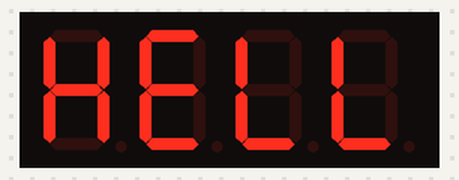
This program was run on a simulated Raspberry Pi (BCM pin numbers). Parts: 4-digit seven-segment display. At 10.0 s the program stops and its outputs stay as they are.

Above: at 0.1 s.
At 2.1 s:
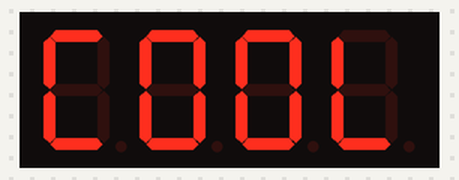
At 4.1 s:
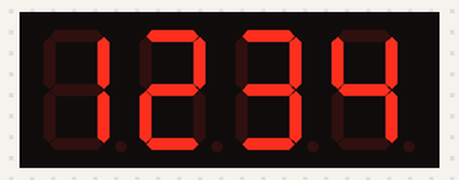
At 6.1 s:
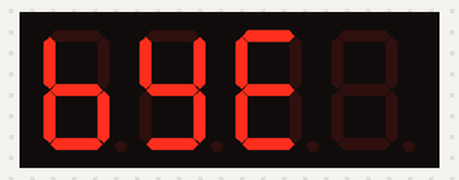
At 8.1 s:
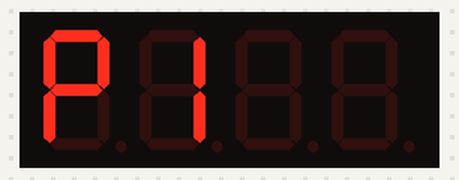

The program:

7segment_text.py
```python
import tm1637
from time import sleep

# Initialize the TM1637 display
# CLK -> GPIO 5, DIO -> GPIO 6
display = tm1637.TM1637(clk=5, dio=6)

# Example text to display
text_to_display = ["HELLO", "COOL", "1234", "BYE", "Pi"]


for text in text_to_display:
    display.show("    ")
    display.show(text)  # Display the text
    sleep(2)           # Wait 2 seconds before displaying the next text
```

Measured:
- what the display in image 1 shows lasts 2.0 s, from 2.0 s to 4.0 s
